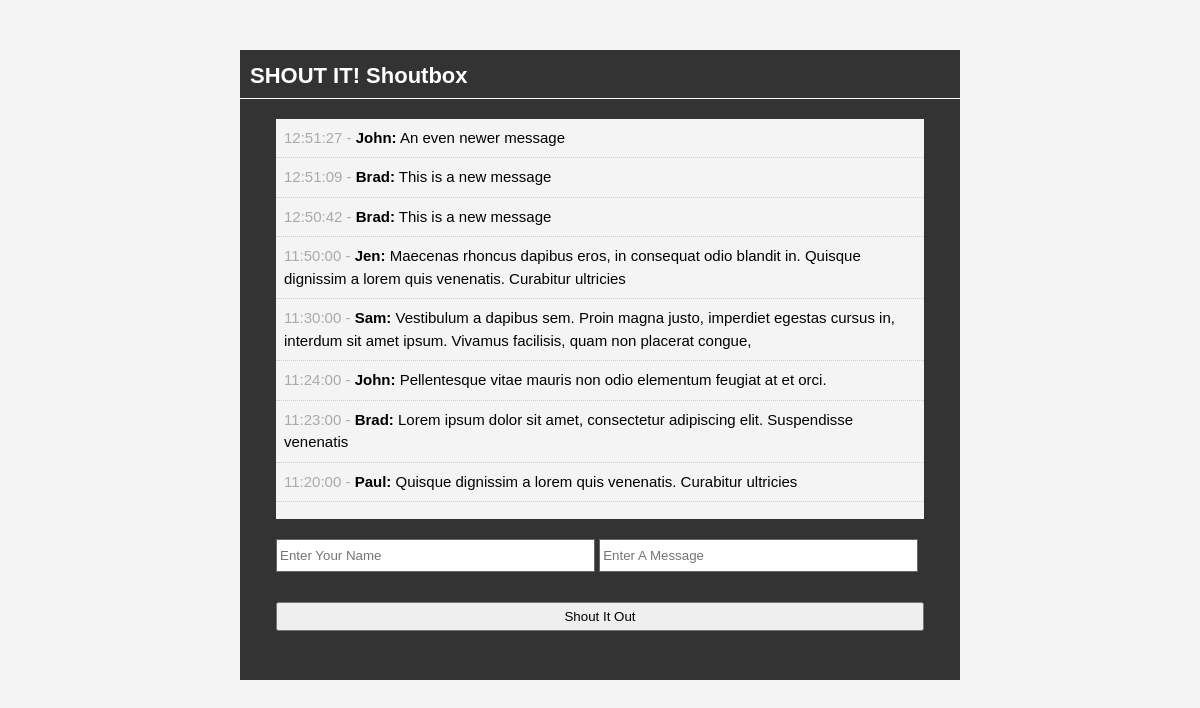
The page / on the database its author committed.
### tables this page shows
CREATE TABLE IF NOT EXISTS `shouts` (
  `id` int(11) NOT NULL AUTO_INCREMENT,
  `user` varchar(50) NOT NULL,
  `message` text NOT NULL,
  `time` time NOT NULL,
  PRIMARY KEY (`id`)
);

### index.php (the view, shortened to what this page needs)
<?php include 'database.php' ; ?>
<?php
	$query = "SELECT * FROM shouts ORDER BY id DESC";
	$shouts = mysqli_query($con, $query);
?>
<!DOCTYPE html>
<html>
	<head>
		<link rel="stylesheet" href="css/style.css" type="text/css" />
	</head>
	<body>
		<div id="container">
			<header>
				<h1>SHOUT IT! Shoutbox</h1>
			</header>
			<div id="shouts">
				<ul>
					<?php while($row = mysqli_fetch_assoc($shouts)) : ?>
						<li class="shout"><span><?php echo $row['time'] ?> - </span><strong><?php echo $row['user'] ?>:</strong> <?php echo $row['message'] ?> </li>
					<?php endwhile; ?>
				</ul>
			</div>
			<div id="input">
				<form method="post" action="process.php">
					<input type="text" name="user" placeholder="Enter Your Name" />
					<input type="text" name="message" placeholder="Enter A Message" />
					<br />
					<input class="shout-btn" type="submit" name="submit" value="Shout It Out" />
				</form>
			</div>
		</div>
	</body>
</html>

### css/style.css (style rules this page uses)
* { margin:0; padding:0; }
body { font-family:arial; font-size:15px; line-height:1.5em; background:#f4f4f4; }
#container { background:#333333; margin: 50px auto; overflow:auto; width:60%; min-height:630px; }
header h1 { color:#ffffff; font-size:22px; padding:15px 0 10px 10px; border-bottom:1px solid #ffffff; }
#shouts { width:90%; background:#f4f4f4; height:400px; margin:20px auto; overflow:auto; }
.shout { list-style:none; padding:8px; border-bottom:1px #cccccc dotted; }
.shout span { color:#aaaaaa; }
#input { width:90%; min-height:80px; margin:auto; padding:0; }
#input input[type='text'] { height:25px; width:48%; padding:3px; margin-bottom:20px; border:#666666 solid 1px; }
#input .shout-btn { padding:5px; margin-bottom:30px; width:100%; margin:10px auto; }

### rows shown on the page
shouts: time "12:51:27", user "John", message "An even newer message"
shouts: time "12:51:09", user "Brad", message "This is a new message"
shouts: time "12:50:42", user "Brad", message "This is a new message"
shouts: time "11:50:00", user "Jen", message "Maecenas rhoncus dapibus eros, in consequat odio blandit in. Quisque dignissim a lorem quis venenatis. Curabitur ultricies"
shouts: time "11:30:00", user "Sam", message "Vestibulum a dapibus sem. Proin magna justo, imperdiet egestas cursus in, interdum sit amet ipsum. Vivamus facilisis, quam non placerat congue,"
shouts: time "11:24:00", user "John", message "Pellentesque vitae mauris non odio elementum feugiat at et orci."
shouts: time "11:23:00", user "Brad", message "Lorem ipsum dolor sit amet, consectetur adipiscing elit. Suspendisse venenatis"
shouts: time "11:20:00", user "Paul", message "Quisque dignissim a lorem quis venenatis. Curabitur ultricies"
